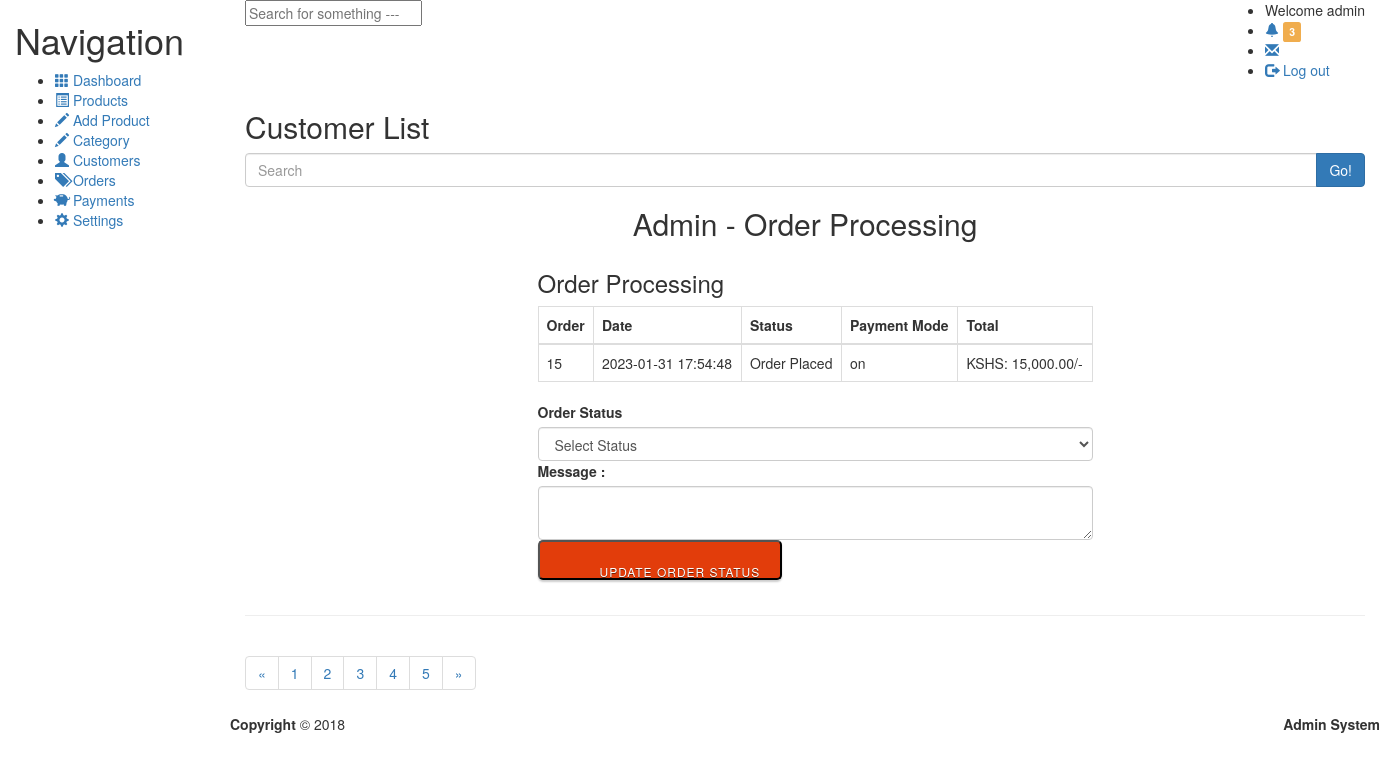
The app's page /order-process.php?id=15 with its own data.
### tables this page shows
CREATE TABLE `orders` (
  `id` int(11) NOT NULL,
  `uid` int(11) NOT NULL,
  `totalprice` varchar(255) NOT NULL,
  `orderstatus` varchar(255) NOT NULL,
  `paymentmode` varchar(255) NOT NULL,
  `timestamp` datetime NOT NULL DEFAULT current_timestamp()
);

### order-process.php (the view, shortened to what this page needs)
<!DOCTYPE html>
<html lang="">
	<head>
    <link href="css/bootstrap.min.css" rel="stylesheet">
		<link href="http://netdna.bootstrapcdn.com/bootstrap/3.2.0/css/bootstrap.min.css" rel="stylesheet">
		<link href="css/custom.css" rel="stylesheet">
	</head>
	<body>
		<div class="container-fluid display-table">
      <div class="row display-table-row">
        <div class="col-md-2 col-sm-1 hidden-xs display-table-cell valign-top" id="side-menu">
          <h1 class="hidden-sm hidden-xs">Navigation</h1>
         <ul>
            <li class="link ">
              <a href="">
                <span class="glyphicon glyphicon-th" aria-hidden="true"></span>
                <span class="hidden-sm hidden-xs">Dashboard</span>
              </a>
            </li>
            <li class="link">
              <a href="products.php">
                <span class="glyphicon glyphicon-list-alt" aria-hidden="true"></span>
                <span class="hidden-sm hidden-xs">Products</span>
              </a>
            </li>
            <li class="link">
              <a href="new-product.php">
                <span class="glyphicon glyphicon-pencil" aria-hidden="true"></span>
                <span class="hidden-sm hidden-xs">Add Product</span>
              </a>
            </li>
           <li class="link">
              <a href="category.php">
                <span class="glyphicon glyphicon-pencil" aria-hidden="true"></span>
                <span class="hidden-sm hidden-xs">Category</span>
              </a>
            </li>
            <li class="link">
              <a href="customers.php">
                <span class="glyphicon glyphicon-user" aria-hidden="true"></span>
                <span class="hidden-sm hidden-xs">Customers</span>
              </a>
            </li>
            <li class="link">
              <a href="orders.php">
                <span class="glyphicon glyphicon-tags" aria-hidden="true"></span>
                <span class="hidden-sm hidden-xs">Orders</span>
              </a>
            </li>
             <li class="link">
              <a href="payments.php">
                <span class="glyphicon glyphicon-piggy-bank" aria-hidden="true"></span>
                <span class="hidden-sm hidden-xs">Payments</span>
              </a>
            </li>
            <li class="link setting-btn">
              <a href="">
                <span class="glyphicon glyphicon-cog" aria-hidden="true"></span>
                <span class="hidden-sm hidden-xs">Settings</span>
              </a>
            </li>
          </ul>
        </div>
        <div class="col-md-10 col-md-11 display-table-cell valign-top box ">
          <div class="row">
          <header id="nav-header" class="clearfix">
            <div class="col-md-5">
              <input type="text" id="header-search-field" name="" class="hidden-sm hidden-xs" placeholder="Search for something ---">
            </div>
            <div class="col-md-7">
              <ul class="pull-right">
                <li id="welcome" class=" hidden-xs">Welcome admin</li>
                <li class="fixed-width">
                  <a href=""><span class="glyphicon glyphicon-bell" aria-hidden="true"></span>
                    <span class="label label-warning">  3</span></a>
                </li>
                <li class="fixed-width">
                  <a href="">
                    <span class="glyphicon glyphicon-envelope" aria-hidden="true"></span>
                    <span class="label label-message">  3</span></a>
                </li>
                <li>
                  <a href="" class="logout"><span class="glyphicon glyphicon-log-out" aria-hidden="true"></span>   Log out</a>
                </li>
              </ul>
            </div>
          </header>
        </div>
        <div id="content">
          <header class="clearfix">
            <h2 class="page_title">Customer List</h2>
          </header>
          <div class="content-inner">
            <div class="row search-row">
            	<div class="col-md-12">
            		<div class="input-group">
            			<input type="text" class="form-control search-field" id="search" placeholder="Search">
            			<span class="input-group-btn">
            				<button type="button" class="btn btn-primary">Go!</button>
            			</span>
            		</div>
            	</div>
            </div>
            <div class="row">
	<section id="content">
		<div class="content-blog">
					<div class="page_header text-center">
						<h2>Admin - Order Processing</h2>
					</div>
<form method="post">
<div class="container">
			<div class="row">
				<div class="col-md-6 col-md-offset-3">
					<div class="billing-details">
						<h3 class="uppercase">Order Processing</h3>
				<table class="cart-table account-table table table-bordered">
				<thead>
					<tr>
						<th>Order</th>
						<th>Date</th>
						<th>Status</th>
						<th>Payment Mode</th>
						<th>Total</th>
					</tr>
				</thead>
				<tbody>
				<?php
					if(isset($_GET['id']) & !empty($_GET['id'])){
						$oid = $_GET['id'];
					}else{
						header('location: orders.php');
					}
					$ordsql = "SELECT * FROM orders WHERE id='$oid'";
					$ordres = mysqli_query($con, $ordsql);
					while($ordr = mysqli_fetch_assoc($ordres)){
				?>
					<tr>
						<td>
							<?php echo $ordr['id']; ?>
						</td>
						<td>
							<?php echo $ordr['timestamp']; ?>
						</td>
						<td>
							<?php echo $ordr['orderstatus']; ?>
						</td>
						<td>
							<?php echo $ordr['paymentmode']; ?>
						</td>
						<td>
							KSHS: <?php echo number_format($ordr['totalprice'],2); ?>/-
						</td>
					</tr>
				<?php } ?>
				</tbody>
			</table>
							<label class="">Order Status </label>
							<select name="status" class="form-control">
								<option value="">Select Status</option>
							</select>
							<label>Message :</label>
							<textarea class="form-control" name="message" cols="10"> </textarea>
					<input type="submit" class="button btn-lg" value="Update Order Status">
					</div>
				</div>
			</div>
		</div>
</form>
		</div>
	</section>
  </div>
            <hr>
            <div class="row">
            	<div class="col-md-12">
            		<nav>
            			<ul class="pagination">
            				<li><a href="#">&laquo;</a></li>
            				<li><a href="#">1</a></li>
            				<li><a href="#">2</a></li>
            				<li><a href="#">3</a></li>
            				<li><a href="#">4</a></li>
            				<li><a href="#">5</a></li>
            				<li><a href="#">&raquo;</a></li>
            			</ul>
            		</nav>
            	</div>
            </div>
          </div>
        </div>
        <div class="row">
          <footer id="admin-footer" class="cle">
            <div class="pull-left">
              <b>Copyright </b>&copy; 2018
            </div>
            <div class="pull-right">
              <b>Admin System</b>
            </div>
          </footer>
        </div>
        </div>
      </div>
    </div>
	</body>
</html>

### custom.css (style rules this page uses)
.button { display: inline-block; height: 40px; font-size: 12px; line-height: 40px; padding-right: 20px; padding-left: 60px; position: relative; background-color: rgb(226, 61, 11); color: rgb(255, 255, 255); text-decoration: none; text-transform: uppercase; letter-spacing: 1px; margin-bottom: 15px; text-align: center; border-radius: 5px; -moz-border-radius: 5px; -webkit-border-radius: 5px; text-shadow: 0px 1px 0px rgba(0, 0, 0, 0.5); -ms-filter: "progid:DXImageTransform.Microsoft.dropshadow(OffX=0,OffY=1,Color=#ff123852,Positive=true)"; zoom: 1; filter: progid: DXImageTransform.Microsoft.dropshadow(OffX=0, OffY=1, Color=#ff123852, Positive=true); -moz-box-shadow: 0px 2px 2px rgba(0, 0, 0, 0.2); -webkit-box-shadow: 0px 2px 2px rgba(0, 0, 0, 0.2); box-shadow: 0px 2px 2px rgba(0, 0, 0, 0.2); -ms-filter: "progid:DXImageTransform.Microsoft.dropshadow(OffX=0,OffY=2,Color=#33000000,Positive=true)"; filter: progid: DXImageTransform.Microsoft.dropshadow(OffX=0, OffY=2, Color=#33000000, Positive=true); }

### records on screen
orders: id "15", timestamp "2023-01-31 17:54:48", orderstatus "Order Placed", paymentmode "on", totalprice "15,000.00"
